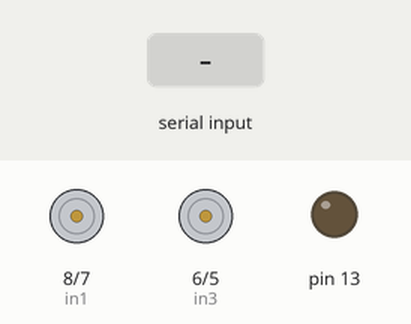
The sketch below on a simulated Arduino Uno, built with avr-gcc and run on an emulated ATmega328P. Parts: motor-driver pin pairs drawn as motors (green arrow = first pin HIGH = forward, orange = second pin HIGH = backward, longer = more drive, scaled by the enable pin), output pins drawn as LEDs (lit = HIGH). The test bench sets the inputs (shaded band). What the sketch prints to the serial monitor is not drawn.

Above: at 1.2 s.
1.3 s: "f" received over Serial
At 2.1 s:
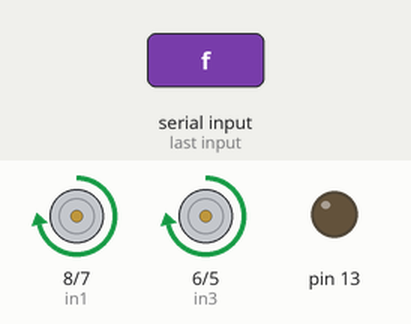
2.8 s: "l" received over Serial
At 3.2 s:
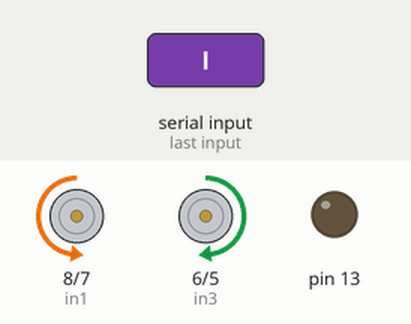
4.3 s: "r" received over Serial
At 5.5 s:
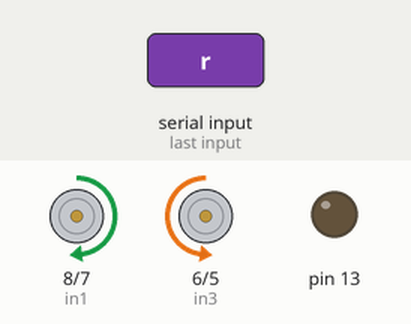
5.8 s: "b" received over Serial
At 6.7 s:
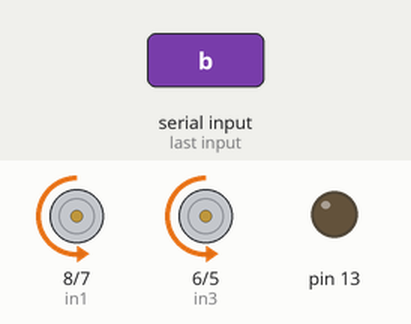
7.3 s: "s" received over Serial
At 7.9 s:
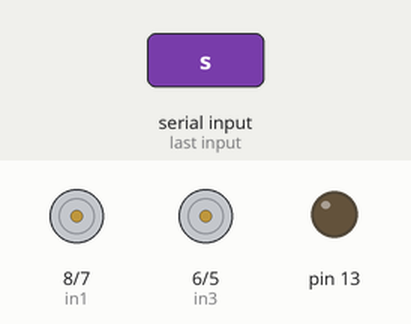
Timing chart, 0 to 9.8 s (numbered marks = the images above; inputs shaded):
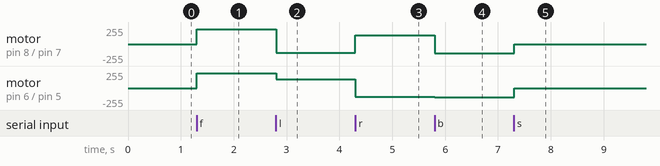

The sketch:

motor_ctrl.ino
```cpp
// connect motor controller pins to Arduino digital pins
// motor one
int enA = 9;
int in1 = 8;
int in2 = 7;
// motor two
int enB = 3;
int in3 = 6;
int in4 = 5;

char cmd = 's';


void setup()
{
  Serial.begin(9600);
  // set all the motor control pins to outputs
  pinMode(enA, OUTPUT);
  pinMode(enB, OUTPUT);
  pinMode(in1, OUTPUT);
  pinMode(in2, OUTPUT);
  pinMode(in3, OUTPUT);
  pinMode(in4, OUTPUT);
  // initialize digital pin 13 as an output.
  pinMode(13, OUTPUT);
}

void blink(){
  digitalWrite(13, HIGH);   // turn the LED on (HIGH is the voltage level)
  delay(100);              // wait for a second
  digitalWrite(13, LOW);    // turn the LED off by making the voltage LOW
  delay(100);              // wait for a second
 }

void forward() //move forward
{
  //motor left
  digitalWrite(in1, HIGH);
  digitalWrite(in2, LOW);
  analogWrite(enA, 220);
  //motor right
  digitalWrite(in3, HIGH);
  digitalWrite(in4, LOW);
  analogWrite(enB, 220);
}

void left() //turn left
{
  //motor left
  digitalWrite(in1, LOW);
  digitalWrite(in2, HIGH);
  analogWrite(enA, 130);
  //motor right
  digitalWrite(in3, HIGH);
  digitalWrite(in4, LOW);
  analogWrite(enB, 130);
}

void right() //turn right
{
  //motor left
  digitalWrite(in1, HIGH);
  digitalWrite(in2, LOW);
  analogWrite(enA, 130);
  //motor right
  digitalWrite(in3, LOW);
  digitalWrite(in4, HIGH);
  analogWrite(enB, 130);
}

void back() //reverse
{
  //motor left
  digitalWrite(in1, LOW);
  digitalWrite(in2, HIGH);
  analogWrite(enA, 140);
  //motor right
  digitalWrite(in3, LOW);
  digitalWrite(in4, HIGH);
  analogWrite(enB, 140);
}

void stopmove() //stop move
{
  digitalWrite(in1, LOW);
  digitalWrite(in2, LOW);
  digitalWrite(in3, LOW);
  digitalWrite(in4, LOW);
}

void dance()
{
left();
delay(3000);
right();
delay(3000);
forward();
delay(1000);
back();
delay(1000);
stopmove();
}

void loop()
{
  while (Serial.available() > 0)
  {
  cmd = Serial.read();
  Serial.print(cmd);
  delay(2);
  }
  if (cmd == 'f')
  {
    forward();
  }
  else if(cmd == 'l')
  {
    left();
  }
  else if(cmd == 'r')
  {
    right();

  }
  else if(cmd == 'b')
  {
    back();

  }
  else if(cmd == 'd')
  {
      dance();
  }
  else if(cmd == 's')
  {
    stopmove();
  }

}
```

Measured:
- after the input at 1.3 s, motor on pin 8 (in1) / pin 7 (in2), motor on pin 6 (in3) / pin 5 (in4): stopped → forward 220/255 at once
- after the input at 2.8 s, motor on pin 8 (in1) / pin 7 (in2): forward 220/255 → backward 130/255 at once; motor on pin 6 (in3) / pin 5 (in4): forward 220/255 → forward 130/255 at once
- after the input at 4.3 s, motor on pin 8 (in1) / pin 7 (in2): backward 130/255 → forward 130/255 at once; motor on pin 6 (in3) / pin 5 (in4): forward 130/255 → backward 130/255 at once
- after the input at 5.8 s, motor on pin 8 (in1) / pin 7 (in2): forward 130/255 → backward 140/255 at once; motor on pin 6 (in3) / pin 5 (in4): backward 130/255 → backward 140/255 at once
- after the input at 7.3 s, motor on pin 8 (in1) / pin 7 (in2), motor on pin 6 (in3) / pin 5 (in4): backward 140/255 → stopped at once
